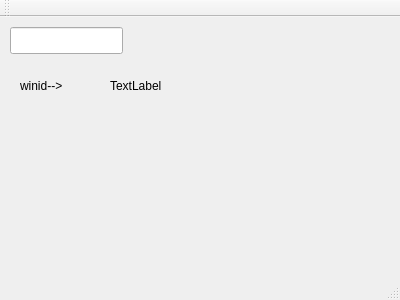
<?xml version="1.0" encoding="UTF-8"?>
<ui version="4.0">
 <class>MainWindow</class>
 <widget class="QMainWindow" name="MainWindow">
  <property name="geometry">
   <rect>
    <x>0</x>
    <y>0</y>
    <width>400</width>
    <height>300</height>
   </rect>
  </property>
  <property name="windowTitle">
   <string>MainWindow</string>
  </property>
  <widget class="QWidget" name="centralWidget">
   <widget class="QWidget" name="formLayoutWidget">
    <property name="geometry">
     <rect>
      <x>90</x>
      <y>100</y>
      <width>160</width>
      <height>80</height>
     </rect>
    </property>
    <layout class="QFormLayout" name="formLayout"/>
   </widget>
   <widget class="QLabel" name="label">
    <property name="geometry">
     <rect>
      <x>110</x>
      <y>60</y>
      <width>66</width>
      <height>17</height>
     </rect>
    </property>
    <property name="text">
     <string>TextLabel</string>
    </property>
   </widget>
   <widget class="QLabel" name="label_2">
    <property name="geometry">
     <rect>
      <x>20</x>
      <y>60</y>
      <width>66</width>
      <height>17</height>
     </rect>
    </property>
    <property name="text">
     <string>winid--&gt;</string>
    </property>
   </widget>
   <widget class="QLineEdit" name="lineEdit">
    <property name="geometry">
     <rect>
      <x>10</x>
      <y>10</y>
      <width>113</width>
      <height>27</height>
     </rect>
    </property>
   </widget>
  </widget>
  <widget class="QMenuBar" name="menuBar">
   <property name="geometry">
    <rect>
     <x>0</x>
     <y>0</y>
     <width>400</width>
     <height>25</height>
    </rect>
   </property>
  </widget>
  <widget class="QToolBar" name="mainToolBar">
   <attribute name="toolBarArea">
    <enum>TopToolBarArea</enum>
   </attribute>
   <attribute name="toolBarBreak">
    <bool>false</bool>
   </attribute>
  </widget>
  <widget class="QStatusBar" name="statusBar"/>
 </widget>
 <layoutdefault spacing="6" margin="11"/>
 <resources/>
 <connections/>
</ui>
